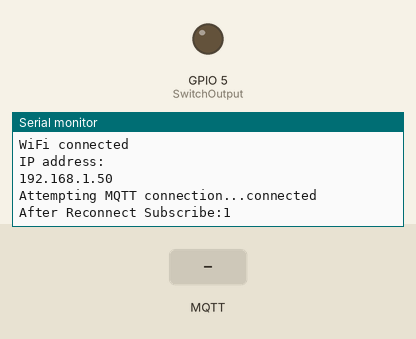
The sketch below on a simulated ESP8266 (NodeMCU). Shown: output pins drawn as LEDs (lit = HIGH), the last lines printed to the serial monitor. The test bench sets the inputs (shaded band). WiFi joins after 1.5 s; servers stay silent unless stated; no MQTT or app messages arrive unless stated.

Above: at 2.7 s.
2.8 s: MQTT message "ON" arrives on the first subscribed topic
At 3.7 s:
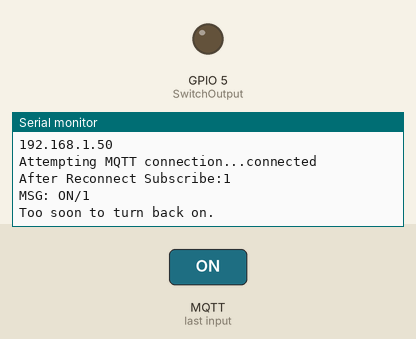
4.3 s: MQTT message "OFF" arrives on the first subscribed topic
At 4.8 s:
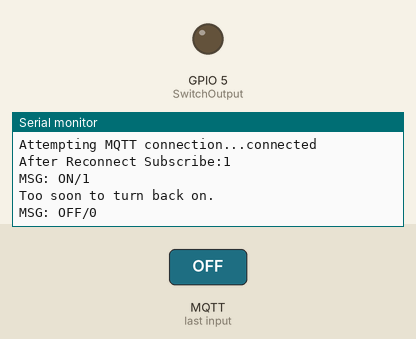

Measured:
- after the input at 2.8 s, the serial monitor: prints a new line at once (image 1)
- after the input at 4.3 s, the serial monitor: prints a new line at once (image 2)

The sketch:

Freezer_MQTT_setup_-_public.ino
```cpp
#include <ESP8266WiFi.h>
#include <PubSubClient.h>
#include <OneWire.h>
#include <DallasTemperature.h>

// Data wire is plugged into pin D2 on the Arduino
#define ONE_WIRE_BUS 4 //D2

// Setup a oneWire instance to communicate with any OneWire devices
// (not just Maxim/Dallas temperature ICs)
OneWire oneWire(ONE_WIRE_BUS);

DallasTemperature sensors(&oneWire);

// Update these with values suitable for your network.
const char* ssid = "wifiSSID";
const char* password = "password";
const char* mqtt_server = "123.123.123.123";
const int SwitchOutput = 5; //D1

WiFiClient espClient;
PubSubClient client(espClient);
long lastMsg = 0;
long lastOff = 0;
float temp = 0;
//int inPin = 5;

void setup_wifi() {
  delay(10);
  // We start by connecting to a WiFi network
  Serial.println();
  Serial.print("Connecting to ");
  Serial.println(ssid);
  WiFi.begin(ssid, password);

  while (WiFi.status() != WL_CONNECTED)
  {
    delay(500);
    Serial.print(".");
  }
  Serial.println("");
  Serial.println("WiFi connected");
  Serial.println("IP address: ");
  Serial.println(WiFi.localIP());
}

void reconnect() {
  // Loop until we're reconnected
  while (!client.connected()) {
    Serial.print("Attempting MQTT connection...");
    // Attempt to connect
    if (client.connect("Ferm1_temperature_sensor")) {
      Serial.println("connected");
      client.loop();
    } else {
      Serial.print("failed, rc=");
      Serial.print(client.state());
      Serial.println(" try again in 5 seconds");
      // Wait 5 seconds before retrying
      delay(5000);
    }
  }
}

void setup(){
  Serial.begin(115200);
  setup_wifi();
  client.setServer(mqtt_server, 1883);
  client.setCallback(callback);
  pinMode(SwitchOutput, OUTPUT);
  digitalWrite(SwitchOutput, LOW);
  sensors.begin();
}

void callback(char* topic, byte* payload, unsigned int length) {
  String recMessage = "";
  for (int i = 0; i < length; i++) {
    recMessage += (char)payload[i];
  }
  long now = millis();
  if (recMessage == "ON") {
    Serial.println("MSG: ON/1");
    if (now - lastOff > 300000) {
      digitalWrite(SwitchOutput, HIGH);
    } else {
      Serial.println("Too soon to turn back on.");
      client.publish("PID/Ferm1/Msg", "Too soon to turn back on.");
    }
  } else if (recMessage == "OFF") {
    Serial.println("MSG: OFF/0");
    digitalWrite(SwitchOutput, LOW);
    lastOff = now;
  }
}

void loop(){
  if (!client.connected()) {
    reconnect();
    client.publish("PID/Ferm1/Msg", "Reconnected.");
    Serial.print("After Reconnect Subscribe:");
    Serial.println(client.subscribe("PID/Ferm1/State"));
  }
  client.loop();
  long now = millis();
  if (now - lastMsg > 30000) {
    lastMsg = now;
    sensors.setResolution(12);
    sensors.requestTemperatures(); // Send the command to get temperatures
    temp = sensors.getTempFByIndex(0);

    if ((temp > -50) && (temp < 130))
    {
      Serial.println(temp);
      client.publish("PID/Ferm1/Temp", String(temp).c_str());
    }
  }
}
```
